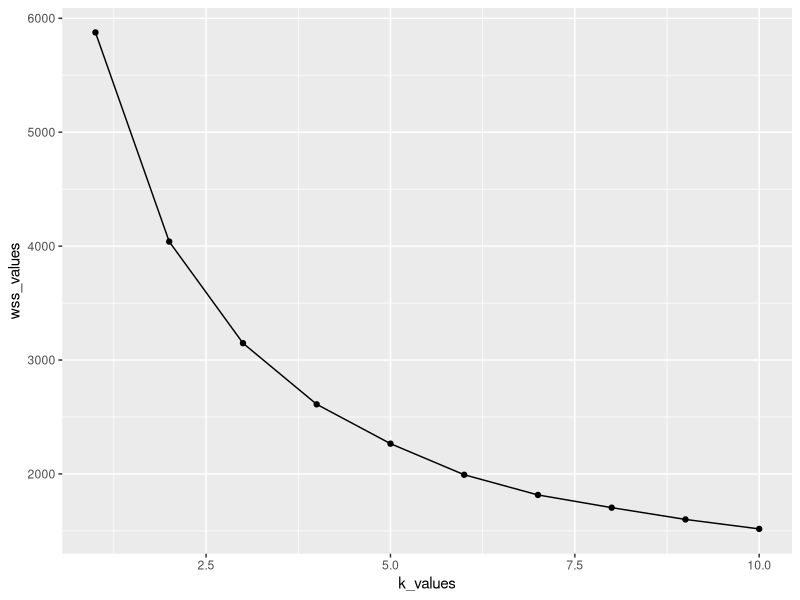

This figure's R source:
#load libraries
library(tidyverse)
library(cluster)
library(fpc)

#set working directory
setwd("C:/Users/steph/OneDrive/Documents/DTSC560")

#read in datafile
df<-read.csv("Employees.csv")
View(df)

#Create a data frame with only continuous variables - Age, 
#Value.of.Investments,Number.of.Transactions, Household.Income - 
#by removing columns 2, 3, 6, and 8
quantdf<-df[c(1,16,20,25)]
View(quantdf)

#normalize each variable
quantdfn<-scale(quantdf)
View(quantdfn)

#set random number seed in order to replicate the analysis
set.seed(42)

#create a function to calculate total within-cluster sum of squared deviations 
#to use in elbow plot
wss<-function(k){kmeans(quantdfn, k, nstart=10)} $tot.withinss

#range of k values for elbow plot
k_values<- 1:10

# run the function to create the range of values for the elbow plot
wss_values<-map_dbl(k_values, wss)

#create a new data frame containing both k_values and wss_values
elbowdf<- data.frame(k_values, wss_values)

#graph the elbow plot
ggplot(elbowdf, mapping = aes(x = k_values, y = wss_values)) +
  geom_line() + geom_point()

#run k-means clustering with 4 clusters (k=4) and 1000 random restarts
k4<-kmeans(quantdfn, 4, nstart=1000)

#display the structure of the 4-means clustering object
str(k4)

#display information on 4-means clustering
k4

#display cluster statistics
cluster.stats(dist(quantdfn, method="euclidean"), k4$cluster)

#combining each observation's cluster assignment with unscaled data frame
quantdfk4<-cbind(quantdf, clusterID=k4$cluster)
View(quantdfk4)

#write data frame to CSV file to analyze in Excel
write.csv(quantdfk4, "assignment2-1.csv")

#calculate variable averages for all non-normalized observations
summarize_all(quantdf, mean)

#Calculate variable averages for each cluster
quantdfk4 %>%
  group_by(clusterID) %>%
  summarize_all(mean)
